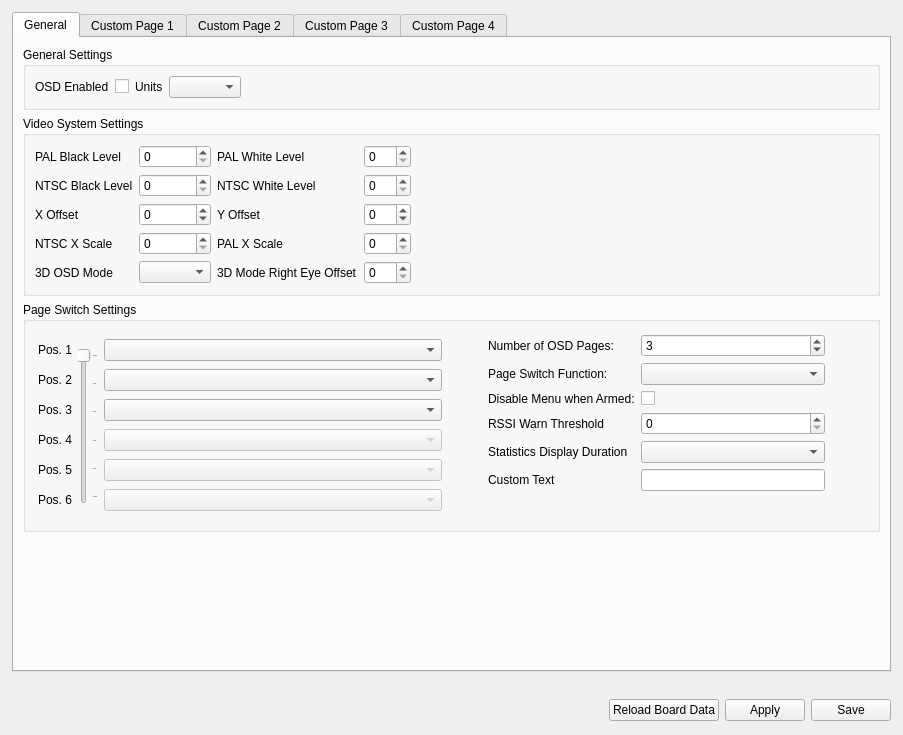
<?xml version="1.0" encoding="UTF-8"?>
<ui version="4.0">
 <class>Osd</class>
 <widget class="QWidget" name="Osd">
  <property name="geometry">
   <rect>
    <x>0</x>
    <y>0</y>
    <width>903</width>
    <height>735</height>
   </rect>
  </property>
  <property name="windowTitle">
   <string>Form</string>
  </property>
  <layout class="QVBoxLayout" name="verticalLayout_2">
   <property name="leftMargin">
    <number>12</number>
   </property>
   <property name="topMargin">
    <number>12</number>
   </property>
   <property name="rightMargin">
    <number>12</number>
   </property>
   <property name="bottomMargin">
    <number>12</number>
   </property>
   <item>
    <widget class="QTabWidget" name="tabWidget">
     <property name="minimumSize">
      <size>
       <width>0</width>
       <height>0</height>
      </size>
     </property>
     <property name="currentIndex">
      <number>0</number>
     </property>
     <widget class="QWidget" name="tabGeneral">
      <attribute name="title">
       <string>General</string>
      </attribute>
      <layout class="QVBoxLayout" name="verticalLayout">
       <item>
        <widget class="QGroupBox" name="groupBox_2">
         <property name="title">
          <string>General Settings</string>
         </property>
         <layout class="QGridLayout" name="gridLayout_2">
          <item row="0" column="0">
           <widget class="QLabel" name="label_6">
            <property name="text">
             <string>OSD Enabled</string>
            </property>
           </widget>
          </item>
          <item row="0" column="1">
           <widget class="QCheckBox" name="cb_osd_enabled">
            <property name="text">
             <string/>
            </property>
            <property name="objrelation" stdset="0">
             <stringlist notr="true">
              <string>objname:OnScreenDisplaySettings</string>
              <string>fieldname:OSDEnabled</string>
              <string>checkedoption:Enabled</string>
              <string>uncheckedoption:Disabled</string>
             </stringlist>
            </property>
           </widget>
          </item>
          <item row="0" column="3">
           <widget class="QComboBox" name="cb_units">
            <property name="objrelation" stdset="0">
             <stringlist notr="true">
              <string>objname:OnScreenDisplaySettings</string>
              <string>fieldname:Units</string>
             </stringlist>
            </property>
           </widget>
          </item>
          <item row="0" column="2">
           <widget class="QLabel" name="label_3">
            <property name="text">
             <string>Units</string>
            </property>
           </widget>
          </item>
          <item row="0" column="4">
           <spacer name="horizontalSpacer_3">
            <property name="orientation">
             <enum>Qt::Horizontal</enum>
            </property>
            <property name="sizeHint" stdset="0">
             <size>
              <width>40</width>
              <height>20</height>
             </size>
            </property>
           </spacer>
          </item>
         </layout>
        </widget>
       </item>
       <item>
        <widget class="QGroupBox" name="groupBox">
         <property name="title">
          <string>Video System Settings</string>
         </property>
         <layout class="QVBoxLayout" name="verticalLayout_3">
          <item>
           <layout class="QGridLayout" name="gridLayout">
            <item row="5" column="1">
             <widget class="QSpinBox" name="sb_ntsc_xscale">
              <property name="objrelation" stdset="0">
               <stringlist notr="true">
                <string>objname:OnScreenDisplaySettings</string>
                <string>fieldname:NTSCXScale</string>
               </stringlist>
              </property>
             </widget>
            </item>
            <item row="5" column="3">
             <widget class="QSpinBox" name="sb_pal_xscale">
              <property name="objrelation" stdset="0">
               <stringlist notr="true">
                <string>objname:OnScreenDisplaySettings</string>
                <string>fieldname:PALXScale</string>
               </stringlist>
              </property>
             </widget>
            </item>
            <item row="4" column="3">
             <widget class="QSpinBox" name="sb_y_offset">
              <property name="minimum">
               <number>-20</number>
              </property>
              <property name="maximum">
               <number>20</number>
              </property>
              <property name="objrelation" stdset="0">
               <stringlist notr="true">
                <string>objname:OnScreenDisplaySettings</string>
                <string>fieldname:YOffset</string>
                <string>haslimits:yes</string>
               </stringlist>
              </property>
             </widget>
            </item>
            <item row="5" column="0">
             <widget class="QLabel" name="label_15">
              <property name="text">
               <string>NTSC X Scale</string>
              </property>
             </widget>
            </item>
            <item row="2" column="3">
             <widget class="QSpinBox" name="sb_white_ntsc">
              <property name="toolTip">
               <string>White level for NTSC.</string>
              </property>
              <property name="maximum">
               <number>255</number>
              </property>
              <property name="objrelation" stdset="0">
               <stringlist notr="true">
                <string>objname:OnScreenDisplaySettings</string>
                <string>fieldname:NTSCWhite</string>
               </stringlist>
              </property>
             </widget>
            </item>
            <item row="0" column="2">
             <widget class="QLabel" name="label_2">
              <property name="text">
               <string>PAL White Level</string>
              </property>
             </widget>
            </item>
            <item row="0" column="1">
             <widget class="QSpinBox" name="sb_black_pal">
              <property name="maximum">
               <number>255</number>
              </property>
              <property name="objrelation" stdset="0">
               <stringlist notr="true">
                <string>objname:OnScreenDisplaySettings</string>
                <string>fieldname:PALBlack</string>
               </stringlist>
              </property>
             </widget>
            </item>
            <item row="2" column="1">
             <widget class="QSpinBox" name="sb_black_ntsc">
              <property name="toolTip">
               <string>Black level for NTSC.</string>
              </property>
              <property name="maximum">
               <number>255</number>
              </property>
              <property name="objrelation" stdset="0">
               <stringlist notr="true">
                <string>objname:OnScreenDisplaySettings</string>
                <string>fieldname:NTSCBlack</string>
               </stringlist>
              </property>
             </widget>
            </item>
            <item row="4" column="1">
             <widget class="QSpinBox" name="sb_x_offset">
              <property name="minimum">
               <number>-40</number>
              </property>
              <property name="maximum">
               <number>40</number>
              </property>
              <property name="objrelation" stdset="0">
               <stringlist notr="true">
                <string>objname:OnScreenDisplaySettings</string>
                <string>fieldname:XOffset</string>
                <string>haslimits:yes</string>
               </stringlist>
              </property>
             </widget>
            </item>
            <item row="2" column="0">
             <widget class="QLabel" name="label_4">
              <property name="text">
               <string>NTSC Black Level</string>
              </property>
             </widget>
            </item>
            <item row="0" column="0">
             <widget class="QLabel" name="label">
              <property name="text">
               <string>PAL Black Level</string>
              </property>
             </widget>
            </item>
            <item row="4" column="2">
             <widget class="QLabel" name="label_8">
              <property name="text">
               <string>Y Offset</string>
              </property>
             </widget>
            </item>
            <item row="0" column="3">
             <widget class="QSpinBox" name="sb_white_pal">
              <property name="toolTip">
               <string>White level for PAL. </string>
              </property>
              <property name="maximum">
               <number>255</number>
              </property>
              <property name="objrelation" stdset="0">
               <stringlist notr="true">
                <string>objname:OnScreenDisplaySettings</string>
                <string>fieldname:PALWhite</string>
               </stringlist>
              </property>
             </widget>
            </item>
            <item row="2" column="2">
             <widget class="QLabel" name="label_5">
              <property name="text">
               <string>NTSC White Level</string>
              </property>
             </widget>
            </item>
            <item row="4" column="0">
             <widget class="QLabel" name="label_7">
              <property name="text">
               <string>X Offset</string>
              </property>
             </widget>
            </item>
            <item row="2" column="4">
             <spacer name="horizontalSpacer_2">
              <property name="orientation">
               <enum>Qt::Horizontal</enum>
              </property>
              <property name="sizeHint" stdset="0">
               <size>
                <width>40</width>
                <height>20</height>
               </size>
              </property>
             </spacer>
            </item>
            <item row="5" column="2">
             <widget class="QLabel" name="label_16">
              <property name="text">
               <string>PAL X Scale</string>
              </property>
             </widget>
            </item>
            <item row="6" column="0">
             <widget class="QLabel" name="label_17">
              <property name="text">
               <string>3D OSD Mode</string>
              </property>
             </widget>
            </item>
            <item row="6" column="1">
             <widget class="QComboBox" name="cb_3d_osd_mode">
              <property name="objrelation" stdset="0">
               <stringlist notr="true">
                <string>objname:OnScreenDisplaySettings</string>
                <string>fieldname:ThreeDMode</string>
               </stringlist>
              </property>
             </widget>
            </item>
            <item row="6" column="2">
             <widget class="QLabel" name="label_18">
              <property name="text">
               <string>3D Mode Right Eye Offset</string>
              </property>
             </widget>
            </item>
            <item row="6" column="3">
             <widget class="QSpinBox" name="sb_3d_right_eye_xshift">
              <property name="objrelation" stdset="0">
               <stringlist notr="true">
                <string>objname:OnScreenDisplaySettings</string>
                <string>fieldname:ThreeDRightEyeXShift</string>
               </stringlist>
              </property>
             </widget>
            </item>
           </layout>
          </item>
         </layout>
        </widget>
       </item>
       <item>
        <widget class="QGroupBox" name="groupBox_3">
         <property name="minimumSize">
          <size>
           <width>0</width>
           <height>230</height>
          </size>
         </property>
         <property name="maximumSize">
          <size>
           <width>16777215</width>
           <height>230</height>
          </size>
         </property>
         <property name="title">
          <string>Page Switch Settings</string>
         </property>
         <layout class="QGridLayout" name="gridLayout_4" rowstretch="0,0,0" columnstretch="0,0,1,0,1,0">
          <property name="leftMargin">
           <number>12</number>
          </property>
          <property name="topMargin">
           <number>12</number>
          </property>
          <property name="rightMargin">
           <number>12</number>
          </property>
          <property name="bottomMargin">
           <number>12</number>
          </property>
          <item row="0" column="0" rowspan="3">
           <layout class="QVBoxLayout" name="verticalLayout_9" stretch="0,0,0,0,0,0">
            <item>
             <widget class="QLabel" name="label_pos1">
              <property name="sizePolicy">
               <sizepolicy hsizetype="Preferred" vsizetype="Maximum">
                <horstretch>0</horstretch>
                <verstretch>0</verstretch>
               </sizepolicy>
              </property>
              <property name="minimumSize">
               <size>
                <width>0</width>
                <height>16</height>
               </size>
              </property>
              <property name="maximumSize">
               <size>
                <width>16777215</width>
                <height>16</height>
               </size>
              </property>
              <property name="text">
               <string>Pos. 1</string>
              </property>
             </widget>
            </item>
            <item>
             <widget class="QLabel" name="label_pos2">
              <property name="sizePolicy">
               <sizepolicy hsizetype="Preferred" vsizetype="Maximum">
                <horstretch>0</horstretch>
                <verstretch>0</verstretch>
               </sizepolicy>
              </property>
              <property name="minimumSize">
               <size>
                <width>16</width>
                <height>16</height>
               </size>
              </property>
              <property name="maximumSize">
               <size>
                <width>16777215</width>
                <height>16</height>
               </size>
              </property>
              <property name="text">
               <string>Pos. 2</string>
              </property>
             </widget>
            </item>
            <item>
             <widget class="QLabel" name="label_pos3">
              <property name="sizePolicy">
               <sizepolicy hsizetype="Preferred" vsizetype="Maximum">
                <horstretch>0</horstretch>
                <verstretch>0</verstretch>
               </sizepolicy>
              </property>
              <property name="minimumSize">
               <size>
                <width>0</width>
                <height>16</height>
               </size>
              </property>
              <property name="maximumSize">
               <size>
                <width>16777215</width>
                <height>16</height>
               </size>
              </property>
              <property name="text">
               <string>Pos. 3</string>
              </property>
             </widget>
            </item>
            <item>
             <widget class="QLabel" name="label_pos4">
              <property name="sizePolicy">
               <sizepolicy hsizetype="Preferred" vsizetype="Maximum">
                <horstretch>0</horstretch>
                <verstretch>0</verstretch>
               </sizepolicy>
              </property>
              <property name="minimumSize">
               <size>
                <width>0</width>
                <height>16</height>
               </size>
              </property>
              <property name="maximumSize">
               <size>
                <width>16777215</width>
                <height>16</height>
               </size>
              </property>
              <property name="text">
               <string>Pos. 4</string>
              </property>
             </widget>
            </item>
            <item>
             <widget class="QLabel" name="label_pos5">
              <property name="sizePolicy">
               <sizepolicy hsizetype="Preferred" vsizetype="Maximum">
                <horstretch>0</horstretch>
                <verstretch>0</verstretch>
               </sizepolicy>
              </property>
              <property name="minimumSize">
               <size>
                <width>0</width>
                <height>16</height>
               </size>
              </property>
              <property name="maximumSize">
               <size>
                <width>16777215</width>
                <height>16</height>
               </size>
              </property>
              <property name="text">
               <string>Pos. 5</string>
              </property>
             </widget>
            </item>
            <item>
             <widget class="QLabel" name="label_pos6">
              <property name="sizePolicy">
               <sizepolicy hsizetype="Preferred" vsizetype="Maximum">
                <horstretch>0</horstretch>
                <verstretch>0</verstretch>
               </sizepolicy>
              </property>
              <property name="minimumSize">
               <size>
                <width>0</width>
                <height>16</height>
               </size>
              </property>
              <property name="maximumSize">
               <size>
                <width>16777215</width>
                <height>16</height>
               </size>
              </property>
              <property name="text">
               <string>Pos. 6</string>
              </property>
             </widget>
            </item>
           </layout>
          </item>
          <item row="1" column="1">
           <widget class="QSlider" name="osdPageSlider">
            <property name="enabled">
             <bool>false</bool>
            </property>
            <property name="maximumSize">
             <size>
              <width>16777215</width>
              <height>160</height>
             </size>
            </property>
            <property name="focusPolicy">
             <enum>Qt::StrongFocus</enum>
            </property>
            <property name="toolTip">
             <string>This slider moves when you move the flight mode switch
on your remote. It shows currently active flight mode.

Setup the flight mode channel on the RC Input tab if you have not done so already.</string>
            </property>
            <property name="minimum">
             <number>0</number>
            </property>
            <property name="maximum">
             <number>5</number>
            </property>
            <property name="pageStep">
             <number>10</number>
            </property>
            <property name="value">
             <number>0</number>
            </property>
            <property name="sliderPosition">
             <number>0</number>
            </property>
            <property name="orientation">
             <enum>Qt::Vertical</enum>
            </property>
            <property name="invertedAppearance">
             <bool>true</bool>
            </property>
            <property name="tickPosition">
             <enum>QSlider::TicksBelow</enum>
            </property>
            <property name="tickInterval">
             <number>1</number>
            </property>
           </widget>
          </item>
          <item row="0" column="2" rowspan="3">
           <layout class="QVBoxLayout" name="verticalLayout_10">
            <property name="spacing">
             <number>3</number>
            </property>
            <item>
             <widget class="QComboBox" name="osdPagePos1">
              <property name="focusPolicy">
               <enum>Qt::StrongFocus</enum>
              </property>
              <property name="objrelation" stdset="0">
               <stringlist notr="true">
                <string>objname:OnScreenDisplaySettings</string>
                <string>fieldname:PageConfig</string>
                <string>element:0</string>
               </stringlist>
              </property>
             </widget>
            </item>
            <item>
             <widget class="QComboBox" name="osdPagePos2">
              <property name="focusPolicy">
               <enum>Qt::StrongFocus</enum>
              </property>
              <property name="objrelation" stdset="0">
               <stringlist notr="true">
                <string>objname:OnScreenDisplaySettings</string>
                <string>fieldname:PageConfig</string>
                <string>element:1</string>
               </stringlist>
              </property>
             </widget>
            </item>
            <item>
             <widget class="QComboBox" name="osdPagePos3">
              <property name="focusPolicy">
               <enum>Qt::StrongFocus</enum>
              </property>
              <property name="objrelation" stdset="0">
               <stringlist notr="true">
                <string>objname:OnScreenDisplaySettings</string>
                <string>fieldname:PageConfig</string>
                <string>element:2</string>
               </stringlist>
              </property>
             </widget>
            </item>
            <item>
             <widget class="QComboBox" name="osdPagePos4">
              <property name="enabled">
               <bool>false</bool>
              </property>
              <property name="focusPolicy">
               <enum>Qt::StrongFocus</enum>
              </property>
              <property name="objrelation" stdset="0">
               <stringlist notr="true">
                <string>objname:OnScreenDisplaySettings</string>
                <string>fieldname:PageConfig</string>
                <string>element:3</string>
               </stringlist>
              </property>
             </widget>
            </item>
            <item>
             <widget class="QComboBox" name="osdPagePos5">
              <property name="enabled">
               <bool>false</bool>
              </property>
              <property name="focusPolicy">
               <enum>Qt::StrongFocus</enum>
              </property>
              <property name="objrelation" stdset="0">
               <stringlist notr="true">
                <string>objname:OnScreenDisplaySettings</string>
                <string>fieldname:PageConfig</string>
                <string>element:4</string>
               </stringlist>
              </property>
             </widget>
            </item>
            <item>
             <widget class="QComboBox" name="osdPagePos6">
              <property name="enabled">
               <bool>false</bool>
              </property>
              <property name="focusPolicy">
               <enum>Qt::StrongFocus</enum>
              </property>
              <property name="objrelation" stdset="0">
               <stringlist notr="true">
                <string>objname:OnScreenDisplaySettings</string>
                <string>fieldname:PageConfig</string>
                <string>element:5</string>
               </stringlist>
              </property>
             </widget>
            </item>
           </layout>
          </item>
          <item row="1" column="3">
           <spacer name="horizontalSpacer_4">
            <property name="orientation">
             <enum>Qt::Horizontal</enum>
            </property>
            <property name="sizeHint" stdset="0">
             <size>
              <width>40</width>
              <height>20</height>
             </size>
            </property>
           </spacer>
          </item>
          <item row="0" column="4" rowspan="3">
           <layout class="QGridLayout" name="gridLayout_5">
            <item row="0" column="0">
             <layout class="QGridLayout" name="gridLayout_3">
              <item row="0" column="0">
               <widget class="QLabel" name="label_9">
                <property name="text">
                 <string>Number of OSD Pages:</string>
                </property>
               </widget>
              </item>
              <item row="6" column="0">
               <spacer name="verticalSpacer_2">
                <property name="orientation">
                 <enum>Qt::Vertical</enum>
                </property>
                <property name="sizeHint" stdset="0">
                 <size>
                  <width>20</width>
                  <height>40</height>
                 </size>
                </property>
               </spacer>
              </item>
              <item row="3" column="0">
               <widget class="QLabel" name="label_12">
                <property name="text">
                 <string>RSSI Warn Threshold</string>
                </property>
               </widget>
              </item>
              <item row="3" column="1">
               <widget class="QSpinBox" name="RssiWarnThreshold">
                <property name="maximum">
                 <number>255</number>
                </property>
                <property name="objrelation" stdset="0">
                 <stringlist notr="true">
                  <string>objname:OnScreenDisplaySettings</string>
                  <string>fieldname:RssiWarnThreshold</string>
                 </stringlist>
                </property>
               </widget>
              </item>
              <item row="1" column="0">
               <widget class="QLabel" name="label_10">
                <property name="text">
                 <string>Page Switch Function:</string>
                </property>
               </widget>
              </item>
              <item row="1" column="1">
               <widget class="QComboBox" name="cb_page_switch">
                <property name="objrelation" stdset="0">
                 <stringlist notr="true">
                  <string>objname:OnScreenDisplaySettings</string>
                  <string>fieldname:PageSwitch</string>
                 </stringlist>
                </property>
               </widget>
              </item>
              <item row="0" column="1">
               <widget class="QSpinBox" name="sb_num_pages">
                <property name="minimum">
                 <number>1</number>
                </property>
                <property name="maximum">
                 <number>6</number>
                </property>
                <property name="value">
                 <number>3</number>
                </property>
                <property name="objrelation" stdset="0">
                 <stringlist notr="true">
                  <string>objname:OnScreenDisplaySettings</string>
                  <string>fieldname:NumPages</string>
                  <string>haslimits:yes</string>
                 </stringlist>
                </property>
               </widget>
              </item>
              <item row="2" column="0">
               <widget class="QLabel" name="label_11">
                <property name="text">
                 <string>Disable Menu when Armed:</string>
                </property>
               </widget>
              </item>
              <item row="2" column="1">
               <widget class="QCheckBox" name="cb_menu_disabled">
                <property name="objrelation" stdset="0">
                 <stringlist notr="true">
                  <string>objname:OnScreenDisplaySettings</string>
                  <string>fieldname:DisableMenuWhenArmed</string>
                  <string>checkedoption:Enabled</string>
                  <string>uncheckedoption:Disabled</string>
                 </stringlist>
                </property>
               </widget>
              </item>
              <item row="4" column="1">
               <widget class="QComboBox" name="cb_stats_duration">
                <property name="objrelation" stdset="0">
                 <stringlist notr="true">
                  <string>objname:OnScreenDisplaySettings</string>
                  <string>fieldname:StatsDisplayDuration</string>
                 </stringlist>
                </property>
               </widget>
              </item>
              <item row="4" column="0">
               <widget class="QLabel" name="label_13">
                <property name="text">
                 <string>Statistics Display Duration</string>
                </property>
               </widget>
              </item>
              <item row="5" column="0">
               <widget class="QLabel" name="label_14">
                <property name="text">
                 <string>Custom Text</string>
                </property>
               </widget>
              </item>
              <item row="5" column="1">
               <widget class="QLineEdit" name="le_custom_text"/>
              </item>
             </layout>
            </item>
           </layout>
          </item>
          <item row="2" column="1">
           <spacer name="verticalSpacer_4">
            <property name="orientation">
             <enum>Qt::Vertical</enum>
            </property>
            <property name="sizeType">
             <enum>QSizePolicy::Fixed</enum>
            </property>
            <property name="sizeHint" stdset="0">
             <size>
              <width>20</width>
              <height>0</height>
             </size>
            </property>
           </spacer>
          </item>
          <item row="0" column="1">
           <spacer name="verticalSpacer_6">
            <property name="orientation">
             <enum>Qt::Vertical</enum>
            </property>
            <property name="sizeType">
             <enum>QSizePolicy::Fixed</enum>
            </property>
            <property name="sizeHint" stdset="0">
             <size>
              <width>20</width>
              <height>0</height>
             </size>
            </property>
           </spacer>
          </item>
          <item row="1" column="5">
           <spacer name="horizontalSpacer_6">
            <property name="orientation">
             <enum>Qt::Horizontal</enum>
            </property>
            <property name="sizeHint" stdset="0">
             <size>
              <width>40</width>
              <height>20</height>
             </size>
            </property>
           </spacer>
          </item>
         </layout>
        </widget>
       </item>
       <item>
        <spacer name="verticalSpacer_3">
         <property name="orientation">
          <enum>Qt::Vertical</enum>
         </property>
         <property name="sizeHint" stdset="0">
          <size>
           <width>20</width>
           <height>40</height>
          </size>
         </property>
        </spacer>
       </item>
      </layout>
     </widget>
     <widget class="QWidget" name="tabCustomPage1">
      <attribute name="title">
       <string>Custom Page 1</string>
      </attribute>
      <layout class="QVBoxLayout" name="verticalLayout_4">
       <item>
        <widget class="QWidget" name="osdPage1" native="true">
         <property name="sizePolicy">
          <sizepolicy hsizetype="Preferred" vsizetype="Expanding">
           <horstretch>0</horstretch>
           <verstretch>0</verstretch>
          </sizepolicy>
         </property>
        </widget>
       </item>
      </layout>
     </widget>
     <widget class="QWidget" name="tabCustomPage2">
      <attribute name="title">
       <string>Custom Page 2</string>
      </attribute>
      <layout class="QVBoxLayout" name="verticalLayout_6">
       <item>
        <widget class="QWidget" name="osdPage2" native="true"/>
       </item>
      </layout>
     </widget>
     <widget class="QWidget" name="tabCustomPage3">
      <attribute name="title">
       <string>Custom Page 3</string>
      </attribute>
      <layout class="QVBoxLayout" name="verticalLayout_7">
       <item>
        <widget class="QWidget" name="osdPage3" native="true"/>
       </item>
      </layout>
     </widget>
     <widget class="QWidget" name="tabCustomPage4">
      <attribute name="title">
       <string>Custom Page 4</string>
      </attribute>
      <layout class="QVBoxLayout" name="verticalLayout_8">
       <item>
        <widget class="QWidget" name="osdPage4" native="true"/>
       </item>
      </layout>
     </widget>
    </widget>
   </item>
   <item>
    <spacer name="verticalSpacer">
     <property name="orientation">
      <enum>Qt::Vertical</enum>
     </property>
     <property name="sizeType">
      <enum>QSizePolicy::Preferred</enum>
     </property>
     <property name="sizeHint" stdset="0">
      <size>
       <width>20</width>
       <height>20</height>
      </size>
     </property>
    </spacer>
   </item>
   <item>
    <layout class="QHBoxLayout" name="horizontalLayout">
     <item>
      <spacer name="horizontalSpacer">
       <property name="orientation">
        <enum>Qt::Horizontal</enum>
       </property>
       <property name="sizeHint" stdset="0">
        <size>
         <width>40</width>
         <height>25</height>
        </size>
       </property>
      </spacer>
     </item>
     <item>
      <widget class="QPushButton" name="reloadButton">
       <property name="minimumSize">
        <size>
         <width>0</width>
         <height>0</height>
        </size>
       </property>
       <property name="maximumSize">
        <size>
         <width>16777215</width>
         <height>16777215</height>
        </size>
       </property>
       <property name="toolTip">
        <string>Reloads saved CameraStabilization settings  except output channels
from board into GCS. Useful if you have accidentally changed some
settings.

Loaded settings are not applied automatically. You have to click the
Apply or Save button afterwards.</string>
       </property>
       <property name="text">
        <string>Reload Board Data</string>
       </property>
       <property name="objrelation" stdset="0">
        <stringlist notr="true">
         <string>button:reload</string>
         <string>buttongroup:1</string>
        </stringlist>
       </property>
      </widget>
     </item>
     <item>
      <widget class="QPushButton" name="applyButton">
       <property name="minimumSize">
        <size>
         <width>0</width>
         <height>0</height>
        </size>
       </property>
       <property name="maximumSize">
        <size>
         <width>16777215</width>
         <height>16777215</height>
        </size>
       </property>
       <property name="toolTip">
        <string>Send settings to the board but do not save to the non-volatile memory</string>
       </property>
       <property name="text">
        <string>Apply</string>
       </property>
       <property name="objrelation" stdset="0">
        <stringlist notr="true">
         <string>button:apply</string>
        </stringlist>
       </property>
      </widget>
     </item>
     <item>
      <widget class="QPushButton" name="saveButton">
       <property name="minimumSize">
        <size>
         <width>0</width>
         <height>0</height>
        </size>
       </property>
       <property name="maximumSize">
        <size>
         <width>16777215</width>
         <height>16777215</height>
        </size>
       </property>
       <property name="toolTip">
        <string>Send settings to the board and save to the non-volatile memory</string>
       </property>
       <property name="text">
        <string>Save</string>
       </property>
       <property name="checked">
        <bool>false</bool>
       </property>
       <property name="objrelation" stdset="0">
        <stringlist notr="true">
         <string>button:save</string>
        </stringlist>
       </property>
      </widget>
     </item>
    </layout>
   </item>
  </layout>
 </widget>
 <resources/>
 <connections/>
</ui>
